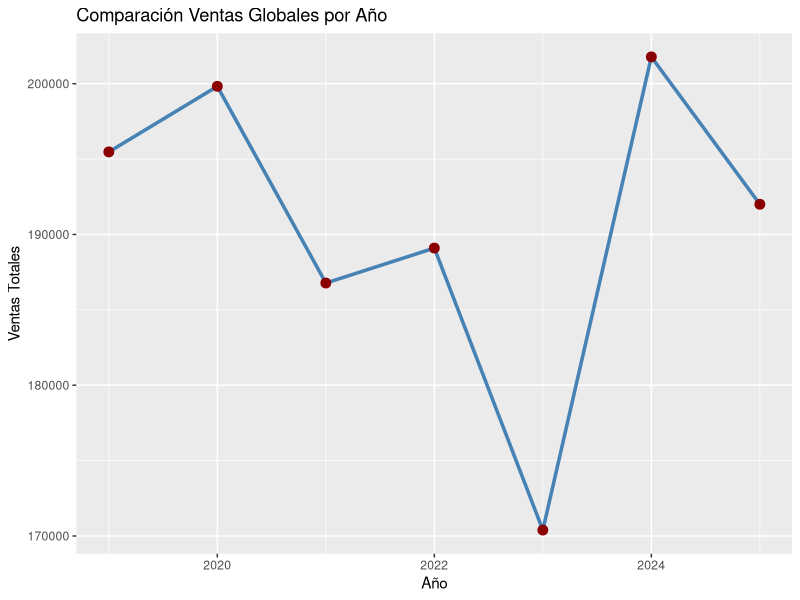
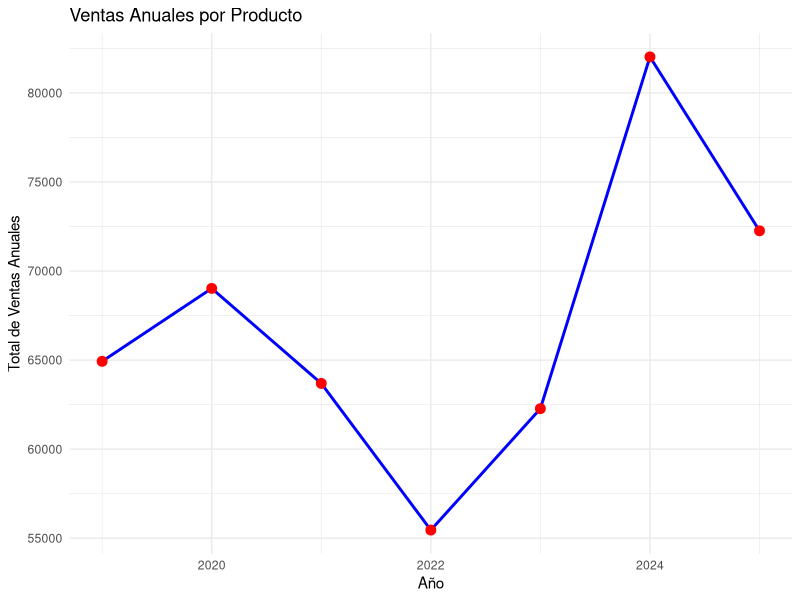
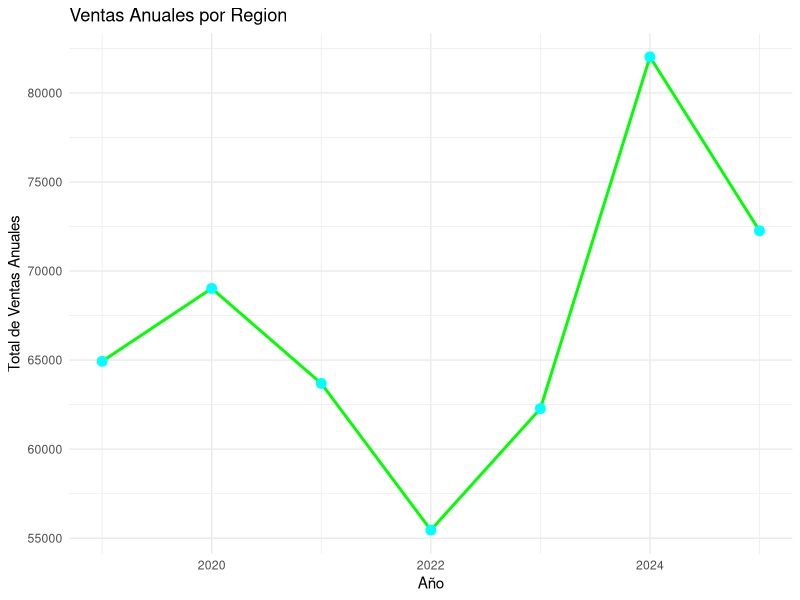

Here is the R script that generated these plots, in order:
## ---- chunk 1
#| include: false
#Carga de librerias
library(tidyverse)
library(readxl)
library(flextable)
## ---- chunk 2
#| include: false
#Carga de los datos
df <- read_excel("../ventas_grupo_2.xlsx")
#df <- read_excel("../ventas_grupo_2_teest.xlsx")
#df <- read_excel("../ventas_grupo_2_last.xlsx")
## ---- chunk 3
#| include: false
mes_analisis <- "Abril"
anio_analisis <- 2025 
producto_analisis <- "Producto B"
region_analisis <- 2
## ---- chunk 4
#| include: false
# Vector de mses
meses_es <- c("Enero", "Febrero", "Marzo", "Abril", "Mayo", "Junio","Julio", "Agosto", "Septiembre", "Octubre","Noviembre","Diciembre")

# Guarda fecha con formato

fecha_analisis <- as.Date(sprintf("%d-%02d-01", anio_analisis, match(mes_analisis, meses_es))) # 2025-02-01
## ---- chunk 5
#| include: false
# calcular ventas totales por mes y año
datos_totales <- df %>% group_by(Fecha) %>% 
                  summarise(Total_Ventas= sum(Ventas)) %>% 
                  mutate(Mes= month(Fecha, label=TRUE, abbr = FALSE),
                         Año= year(Fecha))
## ---- chunk 6
#| include: false
# filtro de datos hasta la fecha
datos_totales_filtrados <- datos_totales %>% filter(Fecha <=fecha_analisis)
## ---- chunk 7
#| include: false
### function 1 para calcular crecimiento de ventas
#del producto respecto al año anterior
#| include: false
compare_ventas_Aglobal <- function(df, input_year) {
  # sort por año
  df_sorted <- df %>%
    arrange(Año)
  
  # encontrar fila 
  row_index <- which(df_sorted$Año == input_year)
  
  # verificas si existe
  if(length(row_index) == 0) {
    return("Año no encontrado en el dataset")
  }
  
  # Comparar con la anteior 
  if(row_index > 1) {
    current_ventas <- df_sorted$Ventas_totales[row_index]
    previous_ventas <- df_sorted$Ventas_totales[row_index - 1]
    
    # Vector for growth/decrease
    result_vector <- c("crecimiento", "decrecimiento", "datos insuficientes con respecto al año anterior para confirmar crecimiento o decrecimiento")
    
    # devoler "Crecimiento" si es mayor, "Decrecimiento" si es menor
    if(current_ventas > previous_ventas) {
      return(result_vector[1])  # "Crecimiento"
    } else {
      return(result_vector[2])  # "Decrecimiento"
    }
  } else {
    return("No previous year to compare")
  }
}

## ---- chunk 8
#| include: false
# Preparar un cuadro acumulado de cálculo anual

# ventas_totales_por_anio
acumulado_anual <- datos_totales %>%  
group_by(Año) %>% summarise(Ventas_totales= sum(Total_Ventas)) %>% arrange(Año)

# Cálculo de diferencias
acumulado_anual_diferencias <- acumulado_anual %>% mutate(Dif_abs=Ventas_totales-lag(Ventas_totales),
       Dif_por= round((Ventas_totales/lag(Ventas_totales)-1)*100,2                                        ))
## ---- chunk 9
#| include: false
# Función personalizada para agregar el símbolo de porcentaje
formato_porcentaje <- function(x) {
  paste0(round(x, 2), "%")
}
## ---- chunk 10
#| include: false
# función de elección de sinónimo
#| include: false
selecciona_sinonimo <- function(valor, posicion) {
  if (is.na(valor)) {
    return("sin datos para comparar")
  }
  if (valor > 0) {
    sinonimos <- c("crecimiento", "incremento", "aumento", "ascenso")
  } else if (valor < 0) {
    sinonimos <- c("decrecimiento", "disminución", "reducción", "descenso")
  } else {
    return("sin cambio")
  }
  
  if (missing(posicion)) {
    # Si no se proporciona "posición", se elige uno aleatoriamente.
    return(sample(sinonimos, 1))
  } else if (posicion > 0 && posicion <= length(sinonimos)) {
    return(sinonimos[posicion])
  } else {
    warning("La posición especificada no es válida. Se seleccionará un sinónimo aleatoriamente.")
    return(sample(sinonimos, 1))
  }
}
## ---- chunk 11
#| echo: false
ft <- flextable(acumulado_anual_diferencias)
ft <- autofit(ft)
ft <- colformat_num(ft, j = "Dif_por", digits = 2, suffix = "%", na_str = "-")
ft
## ---- chunk 12
#| include: false
ventas_totales_mes <- datos_totales %>% filter(Fecha==fecha_analisis)

ventas_totales_mes_anterior <- datos_totales %>% filter(Fecha== fecha_analisis %m-% months(1))

ventas_dif_mes <- rbind(ventas_totales_mes_anterior,ventas_totales_mes)

# Calculo de diferencias
ventas_dif_mes <- ventas_dif_mes %>% mutate(Dif_abs=Total_Ventas-lag(Total_Ventas),
       Dif_por= round((Total_Ventas/lag(Total_Ventas)-1)*100,2                                        ))
## ---- chunk 13
#| echo: false
ft <- flextable(ventas_dif_mes[, c("Total_Ventas", "Mes","Año","Dif_abs","Dif_por")]) 
ft <- autofit(ft) 
ft <- colformat_num(ft, j = "Dif_por", digits = 2, suffix = "%", na_str = "-")
ft 
## ---- chunk 14
#| include: false
ventas_totales_mes <- datos_totales %>% filter(Fecha==fecha_analisis)

ventas_totales_mes_anterior_interanual <- datos_totales %>% filter(Fecha== fecha_analisis %m-% years(1))

ventas_dif_mes_interanual <- rbind(ventas_totales_mes_anterior_interanual,ventas_totales_mes)

# Calculo de diferencias
ventas_dif_mes_interanual <- ventas_dif_mes_interanual %>% mutate(Dif_abs=Total_Ventas-lag(Total_Ventas),
       Dif_por= round((Total_Ventas/lag(Total_Ventas)-1)*100,2                                        ))
## ---- chunk 15
#| echo: false
ft <- flextable(ventas_dif_mes_interanual[, c("Total_Ventas", "Mes","Año","Dif_abs","Dif_por")]) 
ft <- autofit(ft) 
ft <- colformat_num(ft, j = "Dif_por", digits = 2, suffix = "%", na_str = "-")
ft 

## ---- chunk 16
#| include: false
#ventas mensuales x producto hasta fecha de analisis 

ventas_mensuales_producto <- df %>%
  filter(Producto == producto_analisis & Fecha <= fecha_analisis) %>% 
  mutate(Año = year(Fecha), Mes = month(Fecha)) %>%  #
  group_by(Producto, Año, Mes) %>% 
  summarise(Total_Ventas_Producto = sum(Ventas, na.rm = TRUE), .groups = "drop")
## ---- chunk 17
#| include: false
acumulado_anual_producto <- df %>%
  filter(Producto == producto_analisis) %>%  
  mutate(Año = year(Fecha)) %>%  
  group_by(Producto, Año) %>%  
  summarise(Total_Ventas_Producto_Anual = sum(Ventas, na.rm = TRUE), .groups = "drop")
## ---- chunk 18
#| echo: false
ft <- flextable(acumulado_anual_producto)
ft <- autofit(ft)
ft
## ---- chunk 19
#| include: false
ventas_totales_mes_producto <- df %>%
filter(Fecha==fecha_analisis & Producto == producto_analisis) %>%
group_by(Fecha, Producto) %>% summarise(Total_Ventas=sum(Ventas))  %>%
ungroup()

ventas_totales_mes_anterior_producto <- df %>% filter(Fecha== fecha_analisis %m-% months(1) & Producto == producto_analisis) %>%
group_by(Fecha, Producto) %>% summarise(Total_Ventas=sum(Ventas))  %>%
ungroup()

ventas_dif_mes_producto <- rbind(ventas_totales_mes_anterior_producto ,ventas_totales_mes_producto)

# Calculo de diferencias
ventas_dif_mes_producto <- ventas_dif_mes_producto %>% mutate(Dif_abs=Total_Ventas-lag(Total_Ventas),
       Dif_por= round((Total_Ventas/lag(Total_Ventas)-1)*100,2                                        ))
## ---- chunk 20
#| echo: false
ft <- flextable(ventas_dif_mes_producto[, c("Fecha","Total_Ventas", "Producto","Dif_abs","Dif_por")]) 
ft <- autofit(ft) 
ft <- colformat_num(ft, j = "Dif_por", digits = 2, suffix = "%", na_str = "-")
ft 
## ---- chunk 21
#| include: false
#
ventas_totales_mes_interanual_producto <- df %>% filter(Fecha==fecha_analisis & Producto == producto_analisis) %>%
group_by(Fecha, Producto) %>% summarise(Total_Ventas=sum(Ventas))  %>%
ungroup()

ventas_totales_mes_anterior_interanual_producto <- df %>% filter(Fecha== fecha_analisis %m-% years(1) & Producto == producto_analisis) %>%
group_by(Fecha, Producto) %>% summarise(Total_Ventas=sum(Ventas))  %>%
ungroup()

ventas_dif_mes_interanual_producto <- rbind(ventas_totales_mes_interanual_producto,ventas_totales_mes_anterior_interanual_producto)

ventas_dif_mes_interanual_producto <- ventas_dif_mes_interanual_producto %>%
  arrange(Fecha)

# Calculo de diferencias
ventas_dif_mes_interanual_producto <- ventas_dif_mes_interanual_producto %>% mutate(Dif_abs=Total_Ventas-lag(Total_Ventas),
       Dif_por= round((Total_Ventas/lag(Total_Ventas)-1)*100,2                                        ))
#
## ---- chunk 22
#| echo: false
ft <- flextable(ventas_dif_mes_interanual_producto[, c("Fecha","Total_Ventas", "Producto","Dif_abs","Dif_por")]) 
ft <- autofit(ft) 
ft <- colformat_num(ft, j = "Dif_por", digits = 2, suffix = "%", na_str = "-")
ft 
## ---- chunk 23
#| include: false
acumulado_anual_region <- df %>%
  filter(Region == region_analisis) %>%  
  mutate(Año = year(Fecha)) %>%  
  group_by(Region, Año) %>%  
  summarise(Total_Ventas_Region_Anual = sum(Ventas, na.rm = TRUE), .groups = "drop")
## ---- chunk 24
#| echo: false
ft <- flextable(acumulado_anual_region)
ft <- autofit(ft)
ft
## ---- chunk 25
#| include: false
ventas_totales_mes_region <- df %>% filter(Fecha==fecha_analisis & Region == region_analisis) %>%
group_by(Fecha, Region) %>% summarise(Total_Ventas=sum(Ventas))  %>%
ungroup()

ventas_totales_mes_anterior_region <- df %>% filter(Fecha== fecha_analisis %m-% months(1) & Region == region_analisis) %>%
group_by(Fecha, Region) %>% summarise(Total_Ventas=sum(Ventas))  %>%
ungroup()

ventas_dif_mes_region <- rbind(ventas_totales_mes_anterior_region,ventas_totales_mes_region)

ventas_dif_mes_region <- ventas_dif_mes_region %>% mutate(
    Dif_abs = Total_Ventas - lag(Total_Ventas),
    Dif_por = round((Total_Ventas / lag(Total_Ventas) - 1) * 100, 2))
## ---- chunk 26
#| echo: false
ft <- flextable(ventas_dif_mes_region[, c("Fecha","Total_Ventas", "Region","Dif_abs","Dif_por")]) 
ft <- autofit(ft) 
ft <- colformat_num(ft, j = "Dif_por", digits = 2, suffix = "%", na_str = "-")
ft 
## ---- chunk 27
#| include: false
ventas_totales_mes_interanual_region <- df %>% filter(Fecha==fecha_analisis & Region == region_analisis) %>%
group_by(Fecha, Region) %>% summarise(Total_Ventas=sum(Ventas))  %>%
ungroup()

ventas_totales_mes_anterior_interanual_region <- df %>% filter(Fecha== fecha_analisis %m-% years(1) & Region == region_analisis) %>%
group_by(Fecha, Region) %>% summarise(Total_Ventas=sum(Ventas))  %>%
ungroup()

ventas_dif_mes_interanual_region <- rbind(ventas_totales_mes_interanual_region,ventas_totales_mes_anterior_interanual_region)

ventas_dif_mes_interanual_region <- ventas_dif_mes_interanual_region %>%
  arrange(Fecha)

# Calculo de diferencias
ventas_dif_mes_interanual_region <- ventas_dif_mes_interanual_region %>% mutate(Dif_abs=Total_Ventas-lag(Total_Ventas),
       Dif_por= round((Total_Ventas/lag(Total_Ventas)-1)*100,2                                        ))
## ---- chunk 28
#| echo: false
ft <- flextable(ventas_dif_mes_interanual_region[, c("Fecha","Total_Ventas", "Region","Dif_abs","Dif_por")]) 
ft <- autofit(ft) 
ft <- colformat_num(ft, j = "Dif_por", digits = 2, suffix = "%", na_str = "-")
ft 
## ---- chunk 29
#| echo: false
#| message: false
#| warning: false
ggplot(acumulado_anual, aes(x = Año, y = Ventas_totales)) +
  geom_line(color = "steelblue", size = 1.2) +
  geom_point(color = "darkred", size = 3) +
  labs(
    title = "Comparación Ventas Globales por Año",
    x = "Año",
    y = "Ventas Totales"
  )
## ---- chunk 30
#| echo: false
#| message: false
#| warning: false
ggplot(acumulado_anual_producto, aes(x = Año, y = Total_Ventas_Producto_Anual, group = Producto)) +
  geom_line(color = "blue", size = 1) +  # Line color and size
  geom_point(color = "red", size = 3) +  # Points on the line
  labs(title = "Ventas Anuales por Producto",
       x = "Año",
       y = "Total de Ventas Anuales") +
  theme_minimal()
## ---- chunk 31
#| echo: false
#| message: false
#| warning: false
ggplot(acumulado_anual_region, aes(x = Año, y = Total_Ventas_Region_Anual, group = Region)) +
  geom_line(color = "green", size = 1) +  # Line color and size
  geom_point(color = "cyan", size = 3) +  # Points on the line
  labs(title = "Ventas Anuales por Region",
       x = "Año",
       y = "Total de Ventas Anuales") +
  theme_minimal()
